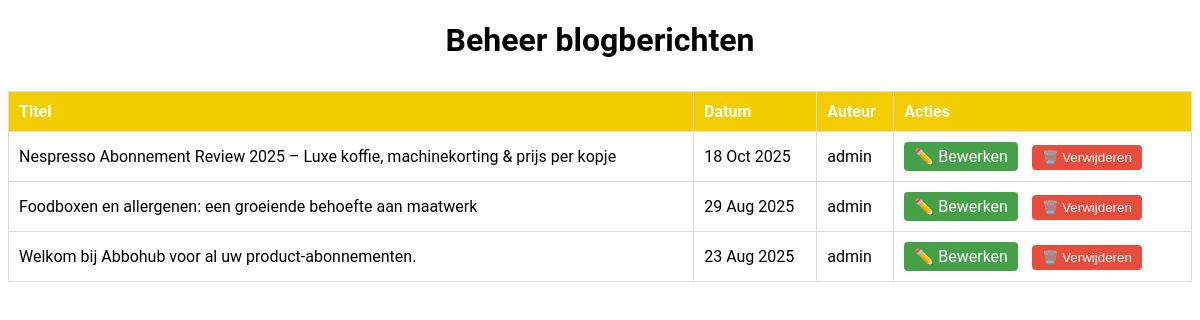
Page /admin/blog (signed in) on the earlier database version.
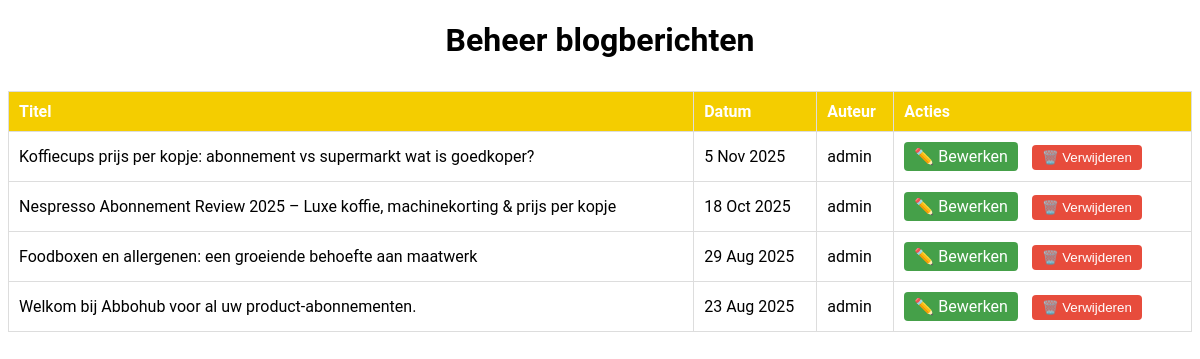
Same page on the later database version.
### app.py (models this page shows)
class BlogPost(db.Model):
    id = db.Column(db.Integer, primary_key=True)
    titel = db.Column(db.String(150), nullable=False)
    slug = db.Column(db.String(150), unique=True, nullable=False)
    inhoud = db.Column(db.Text, nullable=False)
    afbeelding = db.Column(db.String(255), nullable=True)
    video_url = db.Column(db.String(255), nullable=True)
    datum = db.Column(db.DateTime, default=db.func.now())
    auteur_id = db.Column(db.Integer, db.ForeignKey('user.id'))
    auteur = db.relationship('User', backref='blogposts')

class User(UserMixin, db.Model):
    id = db.Column(db.Integer, primary_key=True)
    username = db.Column(db.String(50), nullable=False, unique=True)
    password_hash = db.Column(db.String(255), nullable=False)
    is_admin = db.Column(db.Boolean, default=False)

### app.py (the view)
@app.route('/admin/blog')
@login_required
def admin_blog_overzicht():
    if not current_user.is_admin:
        abort(403)
    posts = BlogPost.query.order_by(BlogPost.datum.desc()).all()
    return render_template('admin_blog_overzicht.html', posts=posts)

### app.py (called while the page is built)
@login_manager.user_loader
def load_user(user_id):
    return User.query.get(int(user_id))

@app.before_request
def enforce_trailing_slash():
    if request.path.startswith("/blog") and not request.path.endswith("/"):
        return redirect(request.path + "/", code=301)

### templates/admin_blog_overzicht.html (shortened to what this page needs)
<!DOCTYPE html>
<html lang="nl">
<head>
  <link rel="stylesheet" href="{{ url_for('static', filename='css/styles.css') }}">
</head>
<body>
  <h1 style="text-align: center;">Beheer blogberichten</h1>
  <table>
    <thead>
      <tr>
        <th>Titel</th>
        <th>Datum</th>
        <th>Auteur</th>
        <th>Acties</th>
      </tr>
    </thead>
    <tbody>
      {% for post in posts %}
      <tr>
        <td>{{ post.titel }}</td>
        <td>{{ post.datum.strftime('%d %b %Y').lstrip('0') }}</td>
        <td>{{ post.auteur.username if post.auteur else 'Onbekend' }}</td>
        <td class="acties">
          <a href="{{ url_for('blog_bewerken', post_id=post.id) }}" class="btn-bewerk">✏️ Bewerken</a>
          <form method="POST" action="{{ url_for('blog_verwijderen', post_id=post.id) }}" onsubmit="return confirm('Weet je zeker dat je dit blogbericht wilt verwijderen?');">
            <button type="submit" class="btn-verwijder">🗑️ Verwijderen</button>
          </form>
        </td>
      </tr>
      {% endfor %}
    </tbody>
  </table>
</body>
</html>

### static/styles.css (style rules this page uses)
body { font-family: 'Roboto', sans-serif; }

### templates/admin_blog_overzicht.html (style rules this page uses)
table { width: 100%; border-collapse: collapse; margin: 2rem auto; }
th, td { padding: 10px; border: 1px solid #ddd; text-align: left; }
th { background-color: #f4cd00; color: white; }
.acties a, .acties form { display: inline-block; margin-right: 10px; }
.btn-verwijder { background-color: #e74c3c; color: white; border: none; padding: 5px 10px; border-radius: 4px; cursor: pointer; }
.btn-bewerk { background-color: #45a049; color: white; padding: 5px 10px; border-radius: 4px; text-decoration: none; }

Differences in the rows shown:
added BlogPost: titel "Koffiecups prijs per kopje: abonnement vs supermarkt wat is goedkoper?", datum "5 Nov 2025", auteur "admin"
